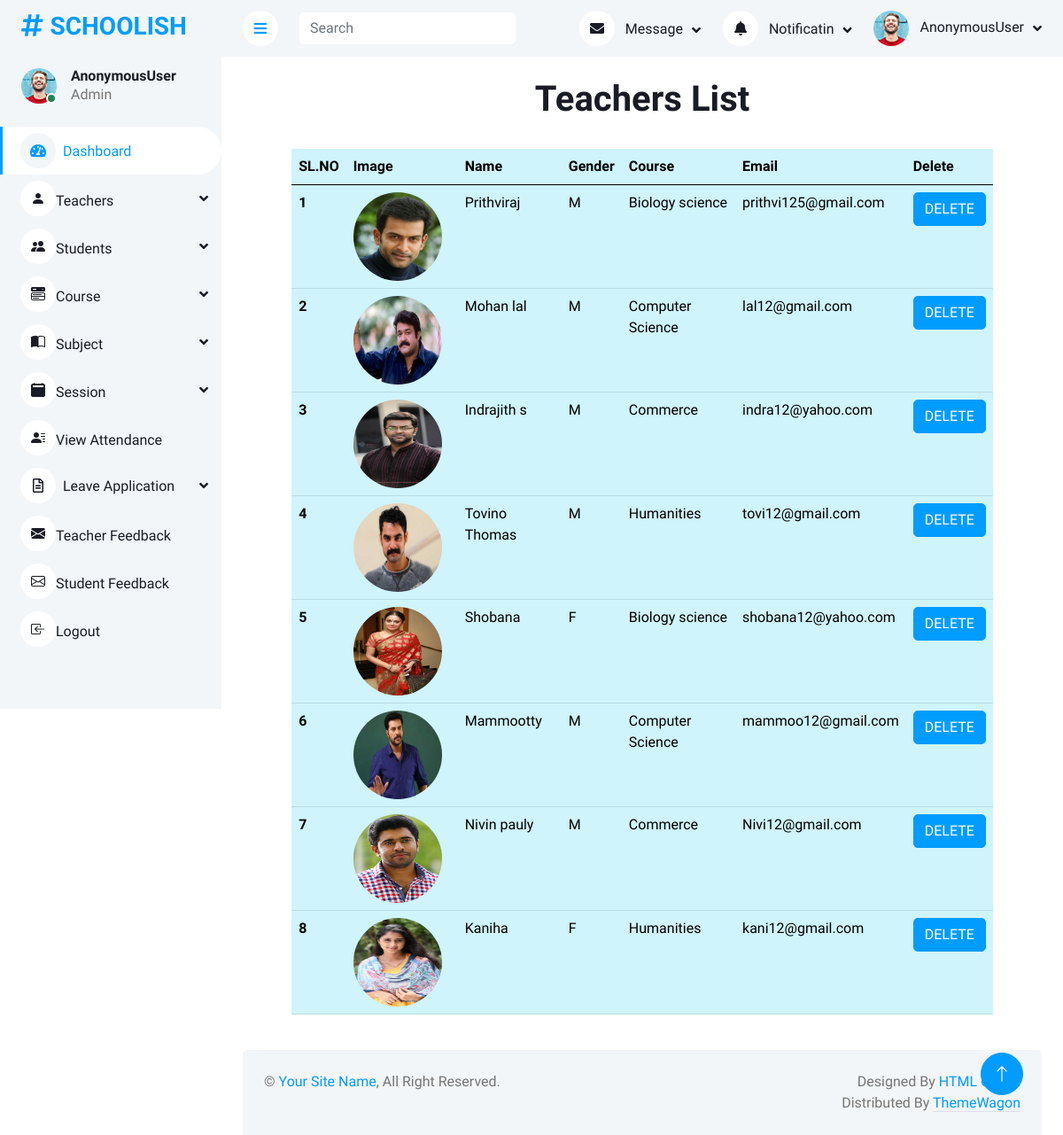
Screenshot of /admindashboard/teachers/view with the database file from the repository.
### home/models.py (models this page shows, shortened)
class Teacher(models.Model):
    user = models.ForeignKey(Login, on_delete=models.CASCADE)
    Name = models.CharField(max_length=100)
    GENDER_CHOICES = (
        ('M', 'Male'),
        ('F', 'Female'),
    )
    Gender = models.CharField(max_length=1, choices=GENDER_CHOICES, null=True)
    Course = models.ForeignKey(Course, on_delete=models.DO_NOTHING)
    Email = models.EmailField()
    Image = models.ImageField(upload_to='images/teachers')

class Course(models.Model):
    course_name = models.CharField(max_length=100)
    course_desc = models.TextField(max_length=200)
    def __str__(self):
        return self.course_name

### home/adminviews.py (the view)
# urls.py: path('admindashboard/teachers/view', adminviews.view_teachers, name='view_teachers'),
def view_teachers(request):
    data = Teacher.objects.all()
    return render(request, 'admin1/Viewteachers.html', {'data': data})

### templates/admin1/Viewteachers.html
{% extends 'admin1/Adminbase.html' %}
{% load crispy_forms_tags %}
{% block content %}
<br>
<h1 class="text-center">Teachers List</h1><br>
<div class="col-xl-10 mx-auto">
<table class="table table-info">
  <thead>
    <tr >
      <th scope="col">SL.NO</th>
      <th scope="col">Image</th>
      <th scope="col">Name</th>
      <th scope="col">Gender</th>
      <th scope="col">Course</th>
      <th scope="col">Email</th>
      <th scope="col">Delete</th>
    </tr>
  </thead>
  <tbody>
    {% for i in data %}
    <tr>
      <th scope="row">{{forloop.counter}}</th>
      <td><img src="{{ i.Image.url }}" class="img-responsive rounded-circle" style="width:100px;height:100px; float: left; margin-right: 10px;" /></td>
      <td>{{i.Name}}</td>
      <td>{{i.Gender}}</td>
      <td>{{i.Course}}</td>
      <td>{{i.Email}}</td>
      <td><a href="{% url 'delete_teacher' i.id %}"> <button type="button" class="btn btn-primary">DELETE</button></a></td>
    </tr>
    {% endfor %}
  </tbody>
</table>
</div>
{% endblock %}

### static/set2/css/style.css (style rules this page uses)
:root { --primary: #009CFF; --light: #F3F6F9; --dark: #191C24; }
.btn { transition: .5s; }
.btn.btn-primary { color: #FFFFFF; }

### rows the page displays
Teacher: Image (picture), Name "Prithviraj", Gender "M", Course "Biology science", Email "prithvi125@gmail.com"
Teacher: Image (picture), Name "Mohan lal", Gender "M", Course "Computer Science", Email "lal12@gmail.com"
Teacher: Image (picture), Name "Indrajith s", Gender "M", Course "Commerce", Email "indra12@yahoo.com"
Teacher: Image (picture), Name "Tovino Thomas", Gender "M", Course "Humanities", Email "tovi12@gmail.com"
Teacher: Image (picture), Name "Shobana", Gender "F", Course "Biology science", Email "shobana12@yahoo.com"
Teacher: Image (picture), Name "Mammootty", Gender "M", Course "Computer Science", Email "mammoo12@gmail.com"
Teacher: Image (picture), Name "Nivin pauly", Gender "M", Course "Commerce", Email "Nivi12@gmail.com"
Teacher: Image (picture), Name "Kaniha", Gender "F", Course "Humanities", Email "kani12@gmail.com"

### other values shown
{{ request.user }} "AnonymousUser"
